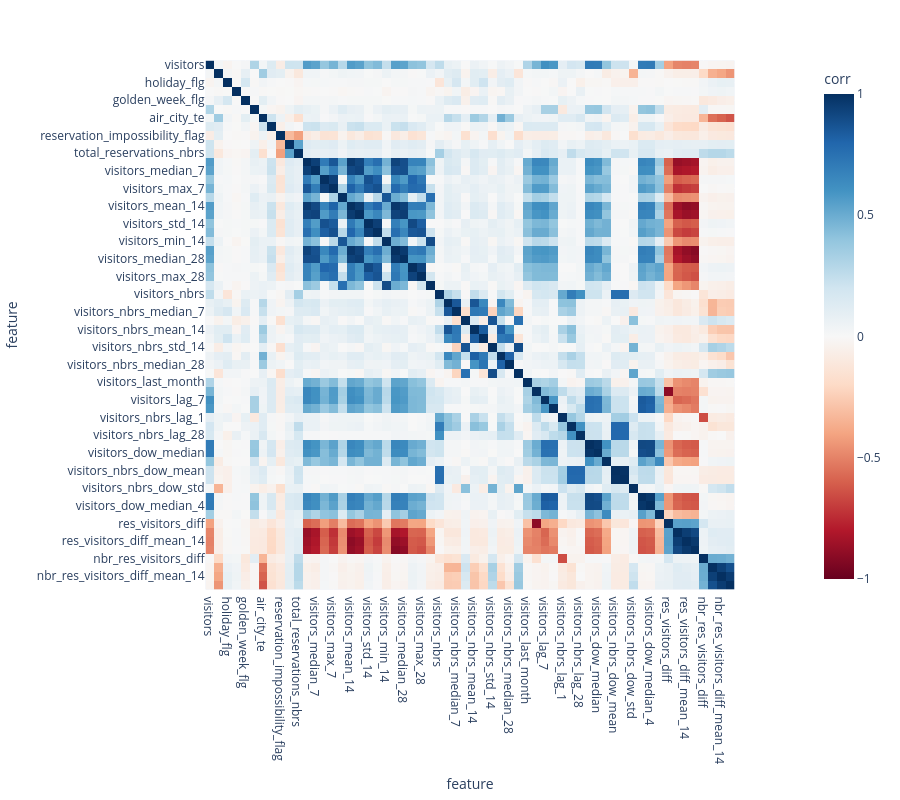

Notebook code for this chart:
### Markdown cell above
## Feature correlation

### Code cell
corr = air_visit_df.corr(numeric_only=True)
plot_corr_matrix(corr)

### Figure 1 — Plotly figure (JSON) as saved in the notebook; plotly's stock layout.template omitted (floating-point values rounded to 4 significant figures; data arrays with more than 128 entries replaced by an {"elided": "..."} marker saying what was removed)
{"data": [{"coloraxis": "coloraxis", "name": "0", "x": ["visitors", "opened_recently", "holiday_flg", "days_from_holiday", "golden_week_flg", "open_usually", "air_city_te", "air_genre_te", "reservation_impossibility_flag", "total_reservations", "total_reservations_nbrs", "visitors_mean_7", "visitors_median_7", "visitors_std_7", "visitors_max_7", "visitors_min_7", "visitors_mean_14", "visitors_median_14", "visitors_std_14", "visitors_max_14", "visitors_min_14", "visitors_mean_28", "visitors_median_28", "visitors_std_28", "visitors_max_28", "visitors_min_28", "visitors_nbrs", "visitors_nbrs_mean_7", "visitors_nbrs_median_7", "visitors_nbrs_std_7", "visitors_nbrs_mean_14", "visitors_nbrs_median_14", "visitors_nbrs_std_14", "visitors_nbrs_mean_28", "visitors_nbrs_median_28", "visitors_nbrs_std_28", "visitors_last_month", "visitors_lag_1", "visitors_lag_7", "visitors_lag_28", "visitors_nbrs_lag_1", "visitors_nbrs_lag_7", "visitors_nbrs_lag_28", "visitors_dow_mean", "visitors_dow_median", "visitors_dow_std", "visitors_nbrs_dow_mean", "visitors_nbrs_dow_median", "visitors_nbrs_dow_std", "visitors_dow_mean_4", "visitors_dow_median_4", "visitors_dow_std_4", "res_visitors_diff", "res_visitors_diff_mean_7", "res_visitors_diff_mean_14", "res_visitors_diff_mean_28", "nbr_res_visitors_diff", "nbr_res_visitors_diff_mean_7", "nbr_res_visitors_diff_mean_14", "nbr_res_visitors_diff_mean_28"], "y": ["visitors", "opened_recently", "holiday_flg", "days_from_holiday", "golden_week_flg", "open_usually", "air_city_te", "air_genre_te", "reservation_impossibility_flag", "total_reservations", "total_reservations_nbrs", "visitors_mean_7", "visitors_median_7", "visitors_std_7", "visitors_max_7", "visitors_min_7", "visitors_mean_14", "visitors_median_14", "visitors_std_14", "visitors_max_14", "visitors_min_14", "visitors_mean_28", "visitors_median_28", "visitors_std_28", "visitors_max_28", "visitors_min_28", "visitors_nbrs", "visitors_nbrs_mean_7", "visitors_nbrs_median_7", "visitors_nbrs_std_7", "visitors_nbrs_mean_14", "visitors_nbrs_median_14", "visitors_nbrs_std_14", "visitors_nbrs_mean_28", "visitors_nbrs_median_28", "visitors_nbrs_std_28", "visitors_last_month", "visitors_lag_1", "visitors_lag_7", "visitors_lag_28", "visitors_nbrs_lag_1", "visitors_nbrs_lag_7", "visitors_nbrs_lag_28", "visitors_dow_mean", "visitors_dow_median", "visitors_dow_std", "visitors_nbrs_dow_mean", "visitors_nbrs_dow_median", "visitors_nbrs_dow_std", "visitors_dow_mean_4", "visitors_dow_median_4", "visitors_dow_std_4", "res_visitors_diff", "res_visitors_diff_mean_7", "res_visitors_diff_mean_14", "res_visitors_diff_mean_28", "nbr_res_visitors_diff", "nbr_res_visitors_diff_mean_7", "nbr_res_visitors_diff_mean_14", "nbr_res_visitors_diff_mean_28"], "z": {"elided": "60x60 float values"}, "type": "heatmap", "xaxis": "x", "yaxis": "y", "hovertemplate": "feature: %{x}<br>feature: %{y}<br>corr: %{z}<extra></extra>"}], "layout": {"xaxis": {"anchor": "y", "domain": [0.0, 1.0], "scaleanchor": "y", "constrain": "domain", "title": {"text": "feature"}}, "yaxis": {"anchor": "x", "domain": [0.0, 1.0], "autorange": "reversed", "constrain": "domain", "title": {"text": "feature"}}, "coloraxis": {"colorbar": {"title": {"text": "corr"}}, "colorscale": [[0.0, "rgb(103,0,31)"], [0.1, "rgb(178,24,43)"], [0.2, "rgb(214,96,77)"], [0.3, "rgb(244,165,130)"], [0.4, "rgb(253,219,199)"], [0.5, "rgb(247,247,247)"], [0.6, "rgb(209,229,240)"], [0.7, "rgb(146,197,222)"], [0.8, "rgb(67,147,195)"], [0.9, "rgb(33,102,172)"], [1.0, "rgb(5,48,97)"]], "cmin": -1, "cmax": 1}, "margin": {"t": 60}, "width": 900, "height": 800}}
